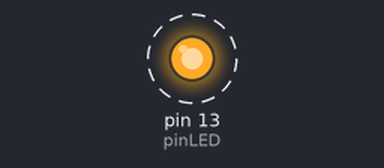
A sketch run on a simulated Arduino Uno, built with avr-gcc and run on an emulated ATmega328P. Shown: output pins drawn as LEDs (lit = HIGH). Dashed ring = blinking.

Above: at 0.05 s.
Timing chart, 0 to 3.0 s (numbered marks = the images above):
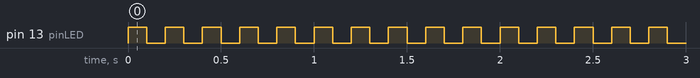

Measured:
- by itself, pin 13 (pinLED): alternates HIGH for 0.10 s and LOW for 0.10 s

The sketch:

_7.1.ino
```cpp
// 7.1 LEDを点滅させる（Lチカ）

// LEDのピン番号を指定
// Arduinoには信号を入出力する「ピン」がたくさんあり
// 各ピンに対して様々な命令を出すことでいろいろなことをする
// Arduino基板上にあるLEDは13番ピンにつながっている
const int pinLED = 13;

// Arduinoのプログラミングは
// setup()関数の中で初期設定をして
// loop()関数の中で様々な処理をする

// 初期設定
void setup() {
  // pinLEDで指定した番号のピンを、出力モードにする
  pinMode(pinLED, OUTPUT);
}

// メインの処理、この中の命令が繰り返し実行される
void loop() {
  digitalWrite(pinLED, HIGH); // pinLEDにHIGHの信号を出力（LEDが光る）
  delay(100);                 // 100ms待つ
  digitalWrite(pinLED, LOW);  // pinLEDにLOWの信号を出力（LEDが消える）
  delay(100);                 // 100ms待つ
}
```
